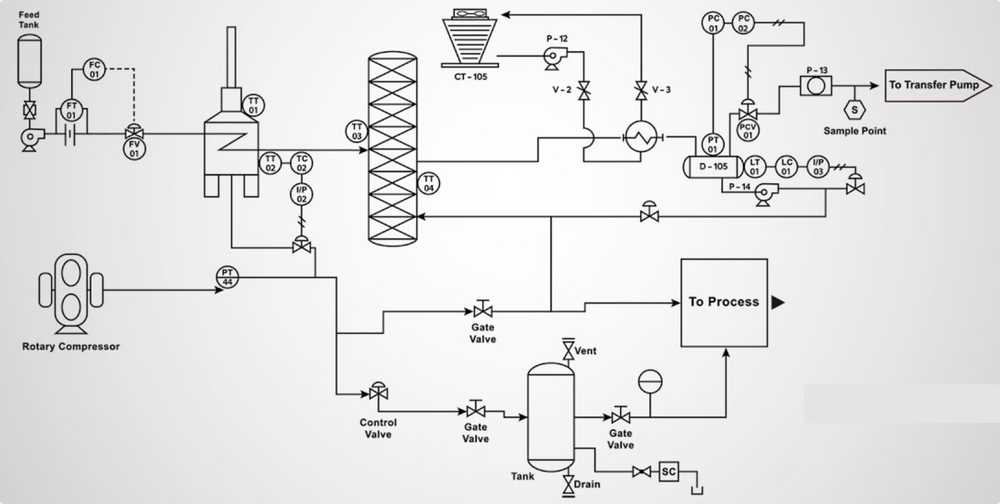
#> input picture realpars_p_id_diag_mod.png, 1000 x 504 px, shrunk from 3405 x 1716 before the run
$ jupyter execute --allow-errors Line_detection_PID_digitization.ipynb
#> lines starting #> are read from the running program, lines starting #| are printed output that depends on the picture
# Line Detection for the P&ID digitization

* Code to detect horizontal and vertical lines
* Return the coordinates of the lines
* Check for shifted lines and return unified line

[cell 1]
from PIL import Image
import cv2
import matplotlib.pyplot as plt
import random, os
import numpy as np
import pandas as pd
import math

[cell 2]
# function for image processing and
# line detection
# checks shifted lines and suggests
# unified line

from dataclasses import dataclass
@dataclass(frozen=True)
class Point:
    x: int
    y: int
    def transpose(self):
        return Point(self.y, self.x)

@dataclass(frozen=True)
class Line:
    a: Point
    b: Point
    def length(self):
        return abs(self.a.x - self.b.x) + abs(self.a.y - self.b.y)
    def transpose(self):
        return Line(self.a.transpose(), self.b.transpose())

def prepare_image(path):
    im = path
    # import image
    img = cv2.imread(im, cv2.IMREAD_UNCHANGED)
    # transform to gray scale
    img_gray = 255 - img[:, :, 3]
    # tranform to one and zeros
    image_new = np.empty((img_gray.shape[0], img_gray.shape[1]),
                         dtype=int)
    for row in range(img_gray.shape[0]):
        for col in range(img_gray.shape[1]):
            if img_gray[row][col] == 255:
                image_new[row][col] = 0
            else:
                image_new[row][col] = int(math.ceil(img_gray[row][col]/255))
    plt.imshow(image_new,cmap='gray', vmin=0, vmax=1)
    return image_new

# [43 lines left out: functions horizontal_lines, vertical_lines, not called in this run]

def find_lines(path):
    image = prepare_image(path)
    hor_lines = horizontal_lines(image)
#     print("hor lines", hor_lines)
    ver_lines = vertical_lines(image)
#     print("\nver lines", ver_lines)
#     return hor_lines + ver_lines
    return hor_lines, ver_lines, hor_lines + ver_lines

# check for lines that are a segment
# but during scanning appear in a slightly
# different X, or Y horizontally
# [36 lines left out: functions find_shifted_lines_hor, find_shifted_lines_ver, not called in this run]

#> (a cell that did not finish here is left out)

#> (a cell that did not finish here is left out)

#> (a cell that did not finish here is left out)

#> (a cell that did not finish here is left out)

## Generalization with P&ID

[cell 7]
# function for image processing and
# line detection
# checks shifted lines and suggests
# unified line

from dataclasses import dataclass
@dataclass(frozen=True)
class Point:
    x: int
    y: int
    def transpose(self):
        return Point(self.y, self.x)

@dataclass(frozen=True)
class Line:
    a: Point
    b: Point
    def length(self):
        return abs(self.a.x - self.b.x) + abs(self.a.y - self.b.y)
    def transpose(self):
        return Line(self.a.transpose(), self.b.transpose())

def prepare_image(path):
    from skimage import color
    from skimage import io
    im = path
    # import image
#     img = cv2.imread(im, cv2.IMREAD_UNCHANGED)
    img = io.imread(im)
    imgGray = color.rgb2gray(img)
    print(img.shape)
    print("max value", img.max())
    print("min value", img.min())
#     temp = img[:, :, 3]
    # transform to gray scale
#     img_gray = 255 - img[:, :, 3]
    print(imgGray.shape)
    print("max value", imgGray.max())
    print("min value", imgGray.min())
# [10 lines of commented-out code are left out]
    plt.figure(figsize=(20,20))
    plt.imshow(img, cmap='gray')
    plt.show()
    plt.imshow(imgGray, cmap='gray')
    return imgGray

def horizontal_lines(image):

    # find indices of horizontal parallel lines
    def find_indices(image):
        X_all=[]
        Y_all=[]
        for row in range(image.shape[0]):
            X=[]
            Y=[]
            for col in range(image.shape[1]):
                if image[row][col] != 0:
                    X.append(col)
                    Y.append(row)
            if X != []:
                X_all.append(X)
                Y_all.append(Y)
        return X_all, Y_all

    # find lines that are horizontal
    def horizontal_line(X):
        numbers = sorted(set(X))
        gaps = [[start, end] for start, end in zip(numbers, numbers[1:]) if start + 1 < end]
        edges = iter(numbers[:1] + sum(gaps, []) + numbers[-1:])
        return list(zip(edges, edges))

    # print coordinates of starting, ending point
    def print_coordinates(image):
        results = []
        # calculate indices
        X_all, Y_all = find_indices(image)
        for i in range(len(X_all)):
            for pair in horizontal_line(X_all[i]):
                l = Line(Point(pair[0],Y_all[i][0]), Point(pair[1], Y_all[i][0]))
                if l.length() > 1:
                    results.append(l)
        return results

    return print_coordinates(image)

def vertical_lines(image):
    image = np.transpose(image)
    lines = horizontal_lines(image)
    return [l.transpose() for l in lines]

def find_lines(path):
    image = prepare_image(path)
#> in prepare_image, img is the input picture: shape (504, 1000, 4); mean R, G, B, A 228.6, 228.6, 228.6, 255
#| (504, 1000, 4)
#| max value 255
#| min value 0
#| (504, 1000)
#| max value 1.0
#| min value 0.0
    hor_lines = horizontal_lines(image)
#> in print_coordinates, `X_all, Y_all = find_indices(image)`: X_all = 504 items
#> the loop in print_coordinates, `for i in range(len(X_all)):` made 504 passes
#> after the loop in print_coordinates, `for i in range(len(X_all)):`: results = 594 items
#> hor_lines = 594 items
#     print("hor lines", hor_lines)
    ver_lines = vertical_lines(image)
#> in vertical_lines, `image = np.transpose(image)`:
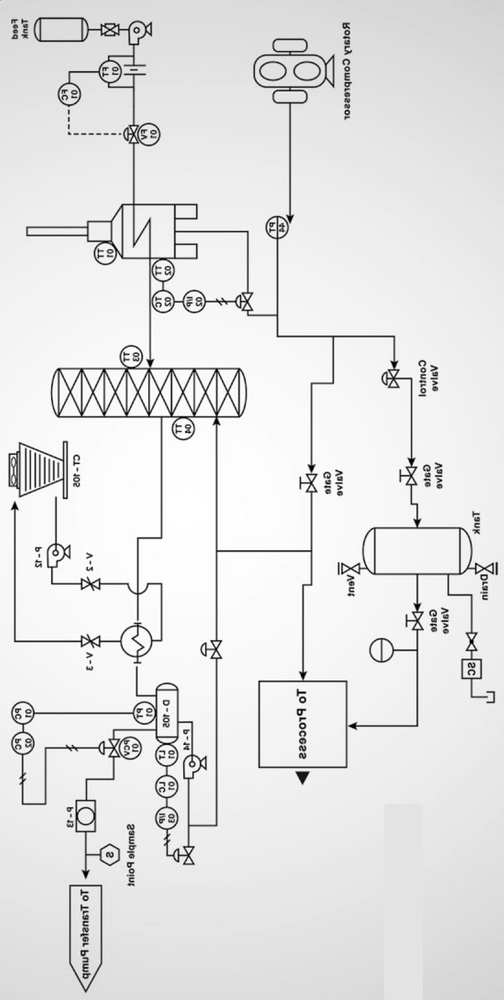
#> image: shape (1000, 504) float64; min 0, max 1, mean 0.896
#> in vertical_lines, `lines = horizontal_lines(image)`: lines = 1101 items
#> ver_lines = 1101 items
#     print("\nver lines", ver_lines)
#     return hor_lines + ver_lines
    return hor_lines, ver_lines, hor_lines + ver_lines

# check for lines that are a segment
# but during scanning appear in a slightly
# different X, or Y horizontally
# [36 lines left out: functions find_shifted_lines_hor, find_shifted_lines_ver, not called in this run]

[cell 8]
hor, ver, all_lines = find_lines('realpars_p_id_diag_mod.png')
#> hor = 594 items; ver = 1101 items; all_lines = 1695 items

[cell 9]
plt.figure(figsize=(20,20))
imgGray = prepare_image('realpars_p_id_diag_mod.png')
#| (504, 1000, 4)
#| max value 255
#| min value 0
#| (504, 1000)
#| max value 1.0
#| min value 0.0
plt.imshow(imgGray, cmap='gray')
for line in all_lines:
    plt.plot([line.a.x, line.a.y], [line.b.x, line.b.y])
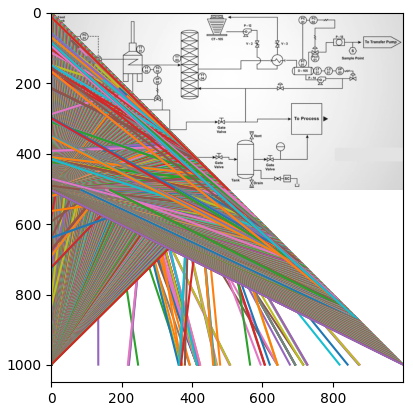
#> figure drawn by matplotlib, 1 panel

# Open cv

[cell 10]
import numpy as np
import cv2 as cv
from matplotlib import pyplot as plt
img = cv.imread('realpars_p_id_diag_mod.png',0)
#> img: shape (504, 1000); min 0, max 255, mean 228.6
edges = cv.Canny(img,100,200)
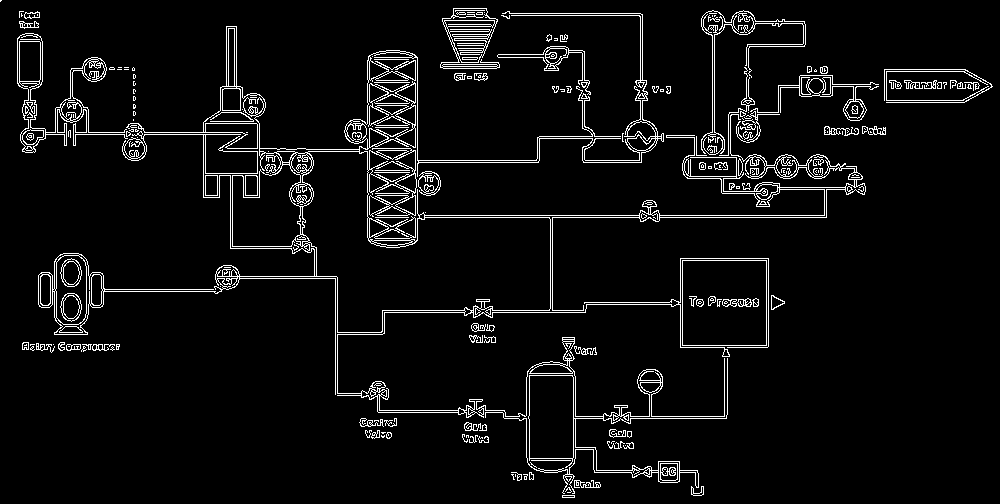
#> edges: shape (504, 1000); 5.3% white in thin lines or dots
plt.figure(figsize=(20,20))
plt.subplot(121),plt.imshow(img,cmap = 'gray')
plt.title('Original Image'), plt.xticks([]), plt.yticks([])
plt.subplot(122),plt.imshow(edges,cmap = 'gray')
plt.title('Edge Image'), plt.xticks([]), plt.yticks([])
plt.show()
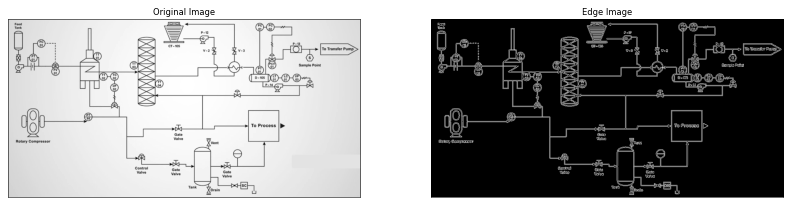
#> figure drawn by matplotlib, 2 panels

[cell 11]
img.shape
#> Out = (504, 1000)

[cell 12]
edges.shape
#> Out = (504, 1000)

[cell 13]
np.array_equal(img, edges)
#> Out = False

# Find contours

[cell 14]
# ! pip install scikit-image

[cell 15]
# [17 lines of commented-out code are left out]

[cell 16]
def prepare_image(path):
    from skimage import color
    from skimage import io
    im = path
    # import image
#     img = cv2.imread(im, cv2.IMREAD_UNCHANGED)
    img = io.imread(im)
    imgGray = color.rgb2gray(img)
    print(img.shape)
    print("max value", img.max())
    print("min value", img.min())
#     temp = img[:, :, 3]
    # transform to gray scale
#     img_gray = 255 - img[:, :, 3]
    print(imgGray.shape)
    print("max value", imgGray.max())
    print("min value", imgGray.min())
# [10 lines of commented-out code are left out]
    plt.figure(figsize=(20,20))
    plt.imshow(img, cmap='gray')
    plt.show()
    plt.imshow(imgGray, cmap='gray')
    return imgGray

[cell 17]
img = prepare_image('realpars_p_id_diag_mod.png')
#| (504, 1000, 4)
#| max value 255
#| min value 0
#| (504, 1000)
#| max value 1.0
#| min value 0.0

[cell 18]
from skimage import measure
def find_contours(r):
    # Find contours at a constant value of 0.8
    contours = measure.find_contours(r, 0.8)

    # Display the image and plot all contours found
    fig, ax = plt.subplots()
    ax.imshow(r, cmap=plt.cm.gray)

    for contour in contours:
        ax.plot(contour[:, 1], contour[:, 0], linewidth=2)
#         for x, y in zip(contour[:, 1], contour[:, 0]):
#             ax.plot(x, y, marker='o')

    ax.axis('image')
    ax.set_xticks([])
    ax.set_yticks([])
    plt.show()
    return contours

[cell 19]
cnt = find_contours(img)
#> in find_contours, `contours = measure.find_contours(r, 0.8)`: contours = 354 items
#> the loop in find_contours, `for contour in contours:` made 354 passes
#> contour on pass 1: [[0.756, 0], [0, 0.756]]
#> in find_contours, `plt.show()`:
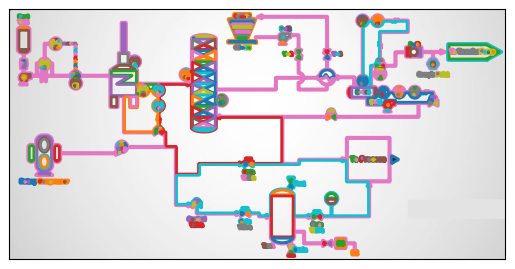
#> figure drawn by matplotlib, 1 panel
#> cnt = 354 items

[cell 20]
cnt[0]
#> Out = [[0.756, 0], [0, 0.756]]

[cell 21]
# Display the image and plot all contours found
fig, ax = plt.subplots()
ax.imshow(img, cmap=plt.cm.gray)

for contour in cnt:
    ax.plot(contour[:, 1], contour[:, 0], linewidth=2)
#> this loop made 354 passes
#         for x, y in zip(contour[:, 1], contour[:, 0]):
#             ax.plot(x, y, marker='o')

ax.axis('image')
ax.set_xticks([])
ax.set_yticks([])
plt.show()

$ run again, with data/pid.png copied over realpars_p_id_diag_mod.png
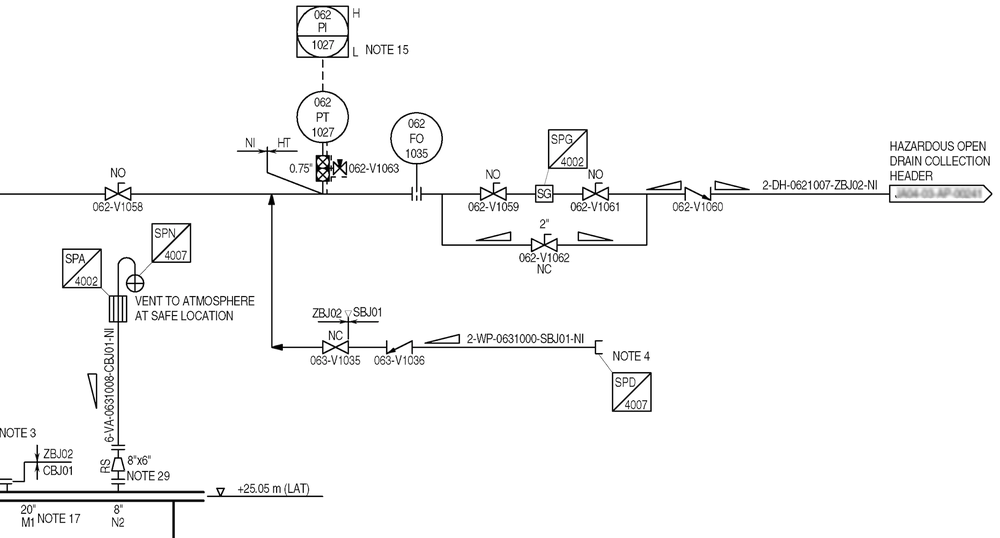
#> input picture data/pid.png, 1000 x 538 px, shrunk from 2104 x 1132 before the run
#> in prepare_image, img is the input picture: shape (538, 1000, 4); mean R, G, B, A 247.6, 247.6, 247.6, 255
#| (538, 1000, 4)
#| max value 255
#| min value 0
#| (538, 1000)
#| max value 1.0
#| min value 0.0
#> X_all = 538 items
#> the loop in print_coordinates, `for i in range(len(X_all)):` made 538 passes
#> after the loop in print_coordinates, `for i in range(len(X_all)):`: results = 1207 items
#> the loop in print_coordinates (call 2), `for i in range(len(X_all)):` made 1000 passes
#> lines = 1789 items
#> hor = 1207 items; ver = 1789 items; all_lines = 2996 items
#| (538, 1000, 4)
#| max value 255
#| min value 0
#| (538, 1000)
#| max value 1.0
#| min value 0.0
#> img: shape (538, 1000)
#> `edges = cv.Canny(img,100,200)`:
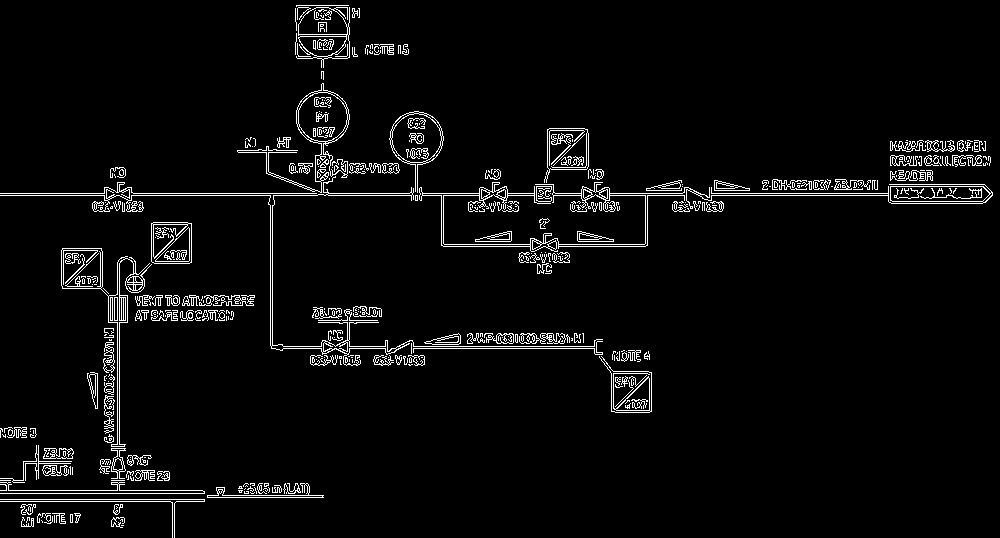
#> edges: shape (538, 1000); 4.1% white in thin lines or dots
#> `np.array_equal(img, edges)`: Out = False
#| (538, 1000, 4)
#| max value 255
#| min value 0
#| (538, 1000)
#| max value 1.0
#| min value 0.0
#> contours = 486 point arrays, longest 3296 points
#> in find_contours, `plt.show()`:
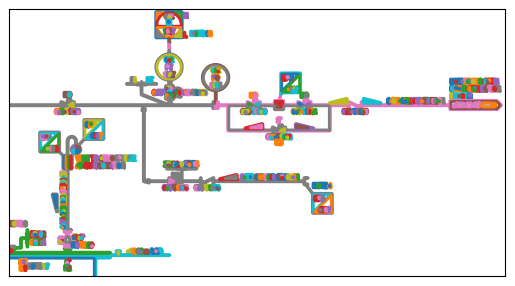
#> figure drawn by matplotlib, 1 panel
#> `cnt[0]`: Out = 213 pairs, first value 4.45 to 57.79, second value 295.3 to 348.8
